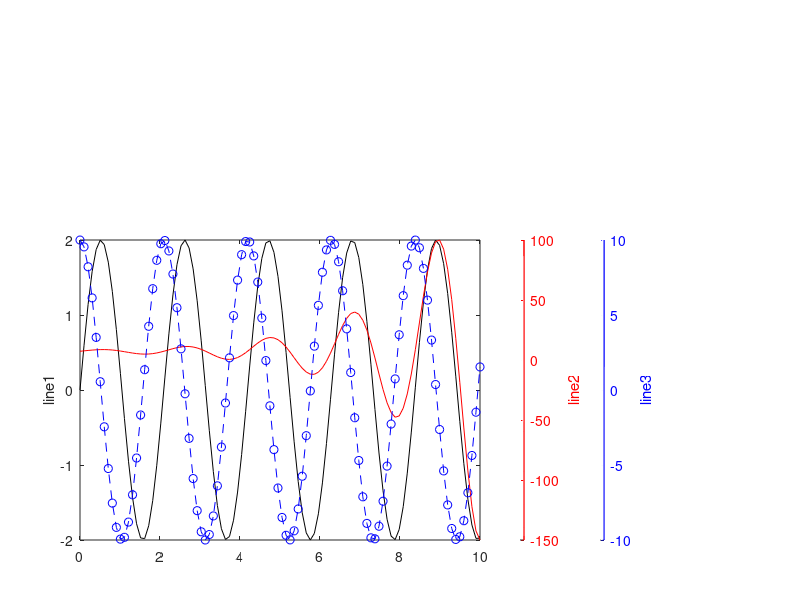

Write the MATLAB code that produced this figure.
% 多y值演示
clear; clc;
%% yyaxis 官方帮助文档 demo
x = linspace(0,10);
y1 = 2*sin(3*x);
y2 = sin(3*x).*exp(0.5*x);
%% 三个纵坐标演示，更多纵坐标可以按照此方法类推
y3 = 10*cos(3*x);
% 控制 aies 的大小和位置，注意是相对于figure的，范围为[0, 1]
% 三条线绘制到一起，注意数据都标准化到 y1 范围
maxY1 = max(y1);
maxY2 = max(y2);
maxY3 = max(y3);
minY1 = min(y1);
minY2 = min(y2);
minY3 = min(y3);
newY2 = (y2 - minY2)/(maxY2 - minY2);   % 归一化
newY2 = newY2*(maxY1 - minY1) + minY1;  % 反归一化
newY3 = (y3 - minY3)/(maxY3 - minY3);
newY3 = newY3*(maxY1 - minY1) + minY1;
% 画线
h1 = axes('position', [0.1 0.1 0.5 0.5]);   
plot(x, y1, 'k', x, newY2, 'r', x, newY3, 'ob--')
ylabel('line1');
% 绘制另外两个空的坐标轴
h2 = axes('position', [0.65 0.1 0.005 0.5]); 
% 重复绘制，曲线颜色用白色，和figure背景色一致，看不出来即可
plot(x, y2, 'w')
% 颜色，位置，曲线标签
set(h2, 'ycolor', 'r', 'yaxislocation', 'right', 'xtick', [])
% 不知道为啥2018B版本边界显示不清楚，所以画一条线
hold on
limX2 = get(h2, 'Xlim');
limY2 = get(h2, 'Ylim');
plot([limX2(2), limX2(2)], limY2, 'r');
hold off
% 取消边框
box off
ylabel('line2');
%
h3 = axes('position', [0.75 0.1 0.005 0.5]); 
plot(x, y3, 'w')
set(h3, 'ycolor', 'b', 'yaxislocation', 'right', 'xtick', [])
hold on
limX3 = get(h3, 'Xlim');
limY3 = get(h3, 'Ylim');
plot([limX3(2), limX3(2)], limY3, 'b');
hold off
box off
ylabel('line3');
% 取消坐标轴的颜色，和figure统一
% set(h1, 'color','none')
% set(h2, 'color','none')
% set(h3, 'color','none')
% figure背景设置成白色
set(gcf,'color','white');  